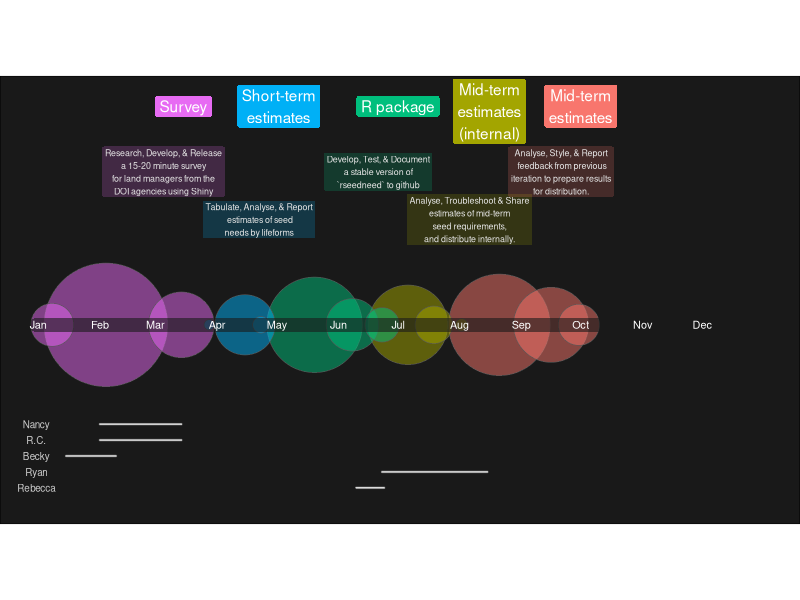

Write the R code that produced this figure.
## ---- chunk 1
knitr::opts_chunk$set(echo = FALSE, message = FALSE, warning = FALSE, comment = "")
## ---- chunk 2
library(sf)
library(tidyverse)
months <- data.frame( # these are the center bar. 
  X = c(1, 32, 60, 91, 121, 152, 182, 213, 244, 274, 305, 335),
  Y = 90,
  Month = month.abb
)

people <- data.frame(
  Person = c('Nancy', 'R.C.', 'Becky', 'Ryan', 'Rebecca'),
  X = 0, 
  Y = seq(40, 5, by = -8)
)


people_help <- data.frame(
  Person = rep(c('Nancy', 'R.C.', 'Becky', 'Ryan',  'Rebecca'), each = 2),
  X = c(32, 73, 32, 73, 15, 40, 174, 227, 161, 175),
  Y = rep(seq(40, 5, by = -8), each = 2)
  ) |>
  sf::st_as_sf(coords = c('X', 'Y')) |>
  dplyr::group_by(Person) |>
  summarize(geometry = sf::st_union(geometry)) |>
  sf::st_cast('MULTILINESTRING') |>
  sf::st_buffer(0.5)

milestones <- data.frame(
  Milestone_l = 
    c('Survey', 'Short-term\nestimates', 'R package', 
      'Mid-term\nestimates\n(internal)', 'Mid-term\nestimates'), 
  Milestone = 
    c('Survey', 'Short-term', 'R_package', 'Mid-term_internal', 'Mid-term'),
  X = c(74, 122, 182, 228, 274), 
  Y = c(rep(200, 3), 197.5, 200)
)

## just buffer the circles by how long the event takes... 

# buffer amount will define the date range eaten up by each circle. 
# buffer 1 = 1 week, 2 = 2 weeks, buffer 4 = 4 weeks
circles <- data.frame(
  Event = c(
    'Survey Research', 'Survey Development', 'Survey Release',
    'Lifeform tabulation', 'Analysis', 'Reporting', 
    'Assemble', 'Test', 'Document', 
    'Analyse', 'Troubleshoot', 'Share', 
    'Analyse', 'Style', 'Report'
    ), 
  Milestone = 
    rep(c('Survey', 'Short-term', 'R_package', 'Mid-term_internal', 'Mid-term'), each = 3),
  X = c(
    8, 35, 73, 
    87, 105, 113, 
    140, 159, 174, 
    187, 200, 214, 
    233, 259, 273 
    ), 
  Y = 90,
  buffer = c(
    2, 4, 2.5, 
    1, 2, 1,
    4, 2, 1.5,
    3, 1, 1, 
    3.5, 2, 1
    ) * 7
) |>
  sf::st_as_sf(coords = c('X', 'Y'))

belt <- data.frame(
  X = c(0, 365), 
  Y = 90
) |>
  sf::st_as_sf(coords = c('X', 'Y')) |>
  sf::st_union() |>
  sf::st_cast('LINESTRING') |>
  sf::st_buffer(3.5)

circles <- split(circles, f = 1:nrow(circles)) |>
  lapply( FUN = function(x){dist <- jitter(x$buffer, amount = 5); x <- sf::st_buffer(x, dist)}) |>
  bind_rows() |> 
  arrange(-buffer)

explanations <- data.frame(
  explanation_l = c(
    "Research, Develop, & Release\na 15-20 minute survey\nfor land managers from the\nDOI agencies using Shiny", 
    "Tabulate, Analyse, & Report\n estimates of seed\nneeds by lifeforms", 
    "Develop, Test, & Document\na stable version of\n`rseedneed` to github", 
    "Analyse, Troubleshoot & Share\nestimates of mid-term\nseed requirements,\nand distribute internally.", 
    "Analyse, Style, & Report\n feedback from previous\niteration to prepare results\nfor distribution."
  ), 
  Milestone = c('Survey', 'Short-term', 'R_package', 'Mid-term_internal', 'Mid-term'), 
  X = c(74, 122, 182, 228, 274)-10, 
  Y = 155 + rep(c(12, -12), times = 3)[1:5]
)

# lines for each persons contributions

ggplot() +  
  geom_sf(data = people_help) + 
  geom_sf(
    data = circles, alpha = 0.5, 
    aes(fill = Milestone)) + 
  geom_sf(
    data = belt, fill = '#191919', color = NA, alpha = 0.6) + 
  geom_text(
    data = months,
    aes(x = X, y = Y, label = Month), 
    color ='white', size = 2.75) + 
  geom_text(
    data = people, 
    aes(x = X, y = Y, label = Person), 
    color ='grey80', size = 2.5) + 
  geom_label(
    data = milestones, 
    aes(x = X, y = Y, label = Milestone_l, fill = Milestone), 
    color ='white', label.size = NA) + 
  geom_label(
    data = explanations,
    aes(x = X, y = Y, label = explanation_l, fill = Milestone),
    alpha = 0.2, size = 2.25, color ='grey90', label.size = NA) + 
  theme_void() + 
  ylim(0, 205) + 
  xlim(0, 366) + 
  theme(
    legend.position = 'none',
    panel.background = element_rect(fill='#191919'), 
    plot.background = element_rect(fill='#191919', color=NA)
    )
